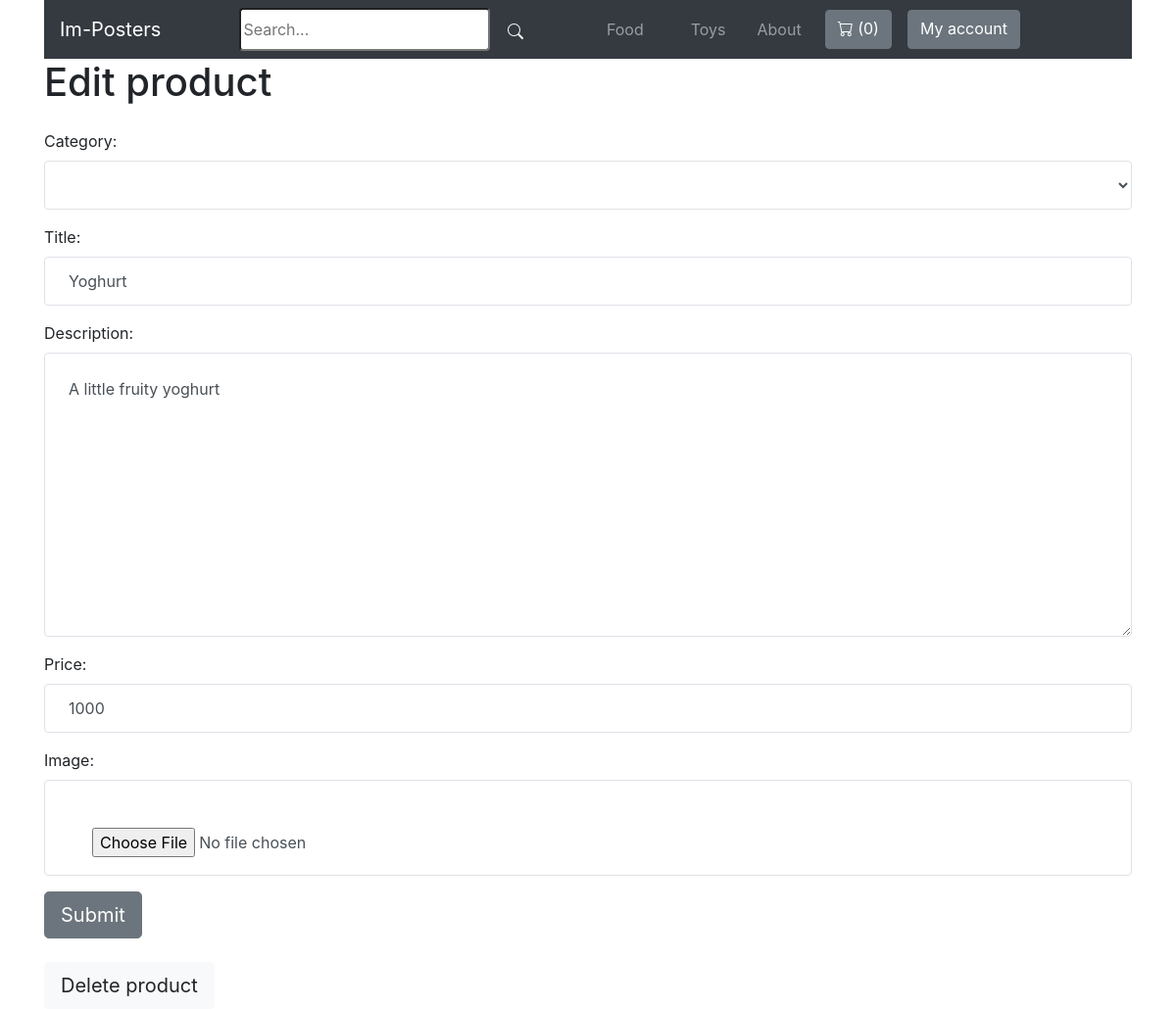
The page /my-store/edit-product/9/ (signed in) on the database its author committed.
### store/models.py (models this page shows, shortened)
class Category(models.Model):
    title = models.CharField(max_length=50)
    slug = models.SlugField(max_length=50)
    class Meta:
        verbose_name_plural = 'Categories'
    def __str__(self):
        return self.title

class Product(models.Model):
    DRAFT = 'draft'
    WAITING_APPROVAL = 'waitingapproval'
    ACTIVE = 'active'
    DELETED = 'deleted'
    STATUS_CHOICES = (
        (DRAFT, 'Draft'),
        (WAITING_APPROVAL, 'Waiting approval'),
        (ACTIVE, 'Active'),
        (DELETED, 'Deleted'),
    )
    user = models.ForeignKey(User, related_name='products', on_delete=models.CASCADE)
    category = models.ForeignKey(Category, related_name='products', on_delete=models.CASCADE)
    title = models.CharField(max_length=50)
    slug = models.SlugField(max_length=50)
    description = models.TextField(blank=True)
    price = models.IntegerField()
    image = models.ImageField(upload_to='uploads/product_images', blank=True, null=True)
    thumbnail = models.ImageField(upload_to='uploads/product_images/thumbnail', blank=True, null=True)
    created_at = models.DateTimeField(auto_now_add=True)
    updated_at = models.DateTimeField(auto_now=True)
    status = models.CharField(max_length=50, choices=STATUS_CHOICES, default=ACTIVE)
    class Meta:
        ordering = ('-created_at',)

### userprofile/views.py (the view)
# urls.py: path('my-store/edit-product/<int:pk>/', views.edit_product, name='edit_product'),
@login_required
def edit_product(request, pk):
    product = Product.objects.filter(user=request.user).get(pk=pk)
    if request.method == 'POST':
        form = ProductForm(request.POST, request.FILES, instance=product)
        if form.is_valid():
            form.save()
            messages.success(request, 'Saved changes!')
            return redirect('my_store')
    else:
        form = ProductForm(instance=product)
    return render(request, 'userprofile/product_form.html', {
        'title': 'Edit product',
        'product': product,
        'form': form
    })

### store/forms.py
class ProductForm(forms.ModelForm):
    class Meta:
        model = Product
        fields = ('category', 'title', 'description', 'price', 'image',)
        widgets = {
            'category': forms.Select(attrs={
                'class': 'form-control p-4 border border-gray-200'
            }),
            'title': forms.TextInput(attrs={
                'class': 'form-control p-4 border border-gray-200'
            }),
            'description': forms.Textarea(attrs={
                'class': 'form-control p-4 border border-gray-200'
            }),
            'price': forms.TextInput(attrs={
                'class': 'form-control p-4 border border-gray-200'
            }),
            'image': forms.FileInput(attrs={
                'class': 'form-control p-5 border border-gray-200'
            }),
                    }

### store/cart.py (called while the page is built)
    def __len__(self):
        return sum(item['quantity'] for item in self.cart.values())

### store/context_processors.py (called while the page is built)
def cart(request):
    return {'cart': Cart(request)}

### store/templatetags/menu.py (called while the page is built)
@register.inclusion_tag('core/menu.html')
def menu():
    categories = Category.objects.all()
    return {'categories': categories}

### userprofile/templates/userprofile/product_form.html (shortened to what this page needs)
{% extends 'core/base.html' %}
{% block content %}
<div class="container">
    <h1>{{ title }}</h1>
    <form method="post" action="" enctype="multipart/form-data" class="my-4">
        {{ form.as_p }}
        <button class="btn btn-secondary btn-lg">Submit</button>
    </form>
    {% if product %}
        <a href="{% url 'delete_product' product.id %}" class="btn btn-light btn-lg">Delete product</a>
    {% endif %}
</div>
{% endblock %}

### core/templates/core/menu.html
{% for category in categories %}
<a class="nav-link mx-3" href="{% url 'category_detail' category.slug %}">{{ category.title }}</a>
{% endfor %}
<a class="nav-link" href="{% url 'about' %}">About</a>

### rows shown on the page
Category: title "Food", title "Yoghurt"
Category: title "Toys"
Product: category "Food", description "A little fruity yoghurt", price "1000"

### other values the page prints
{{ cart|length }} "0"
{{ title }} "Edit product"
